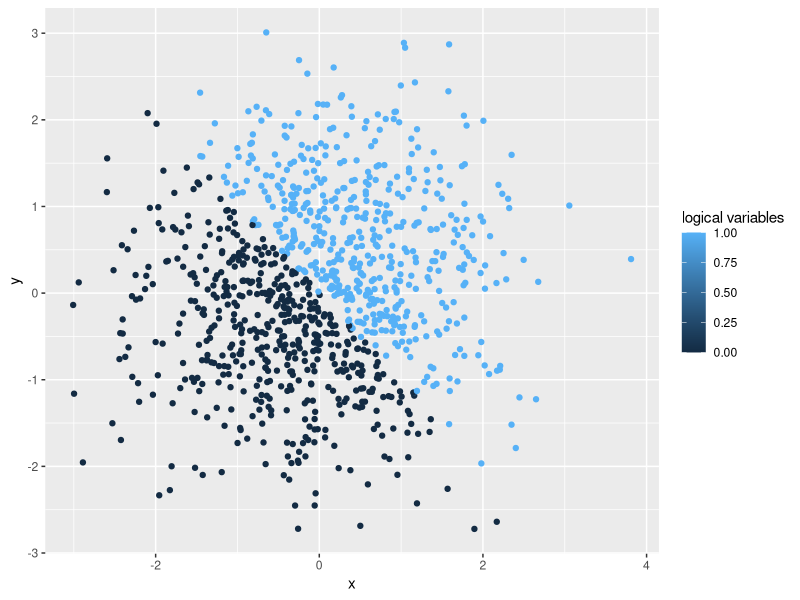
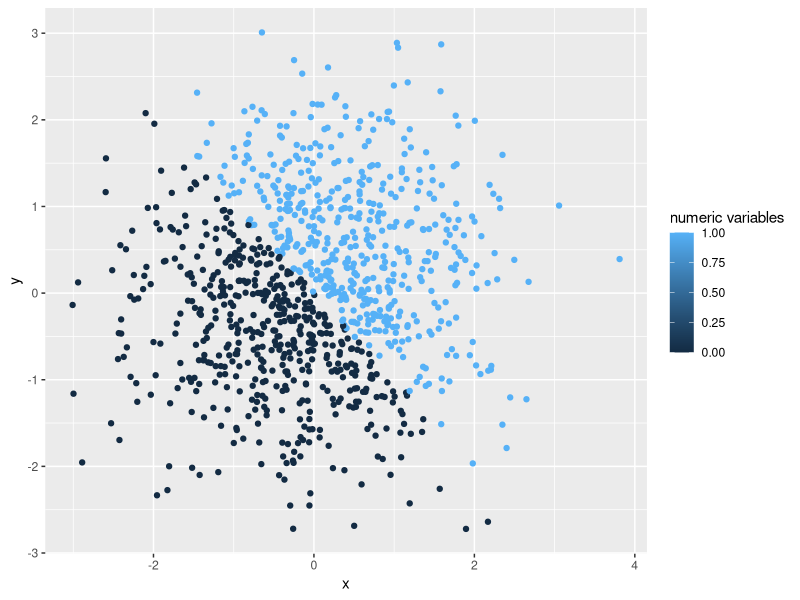
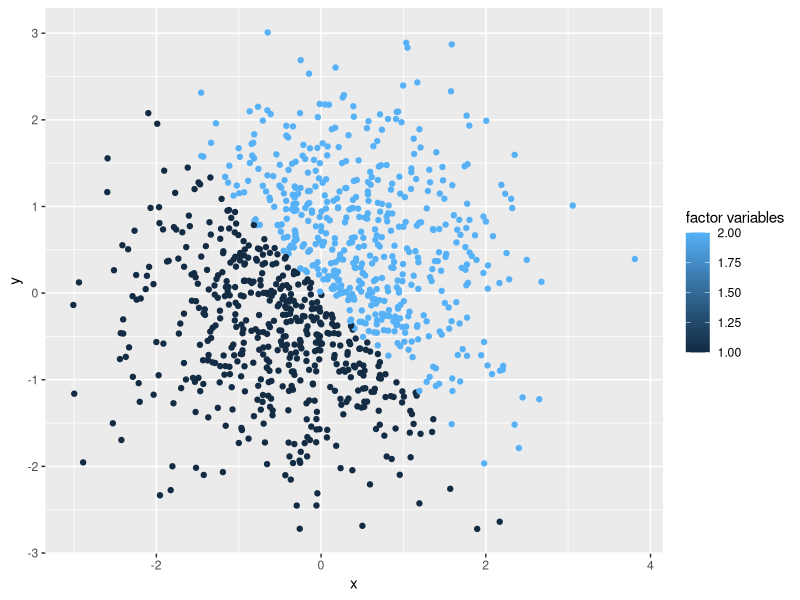
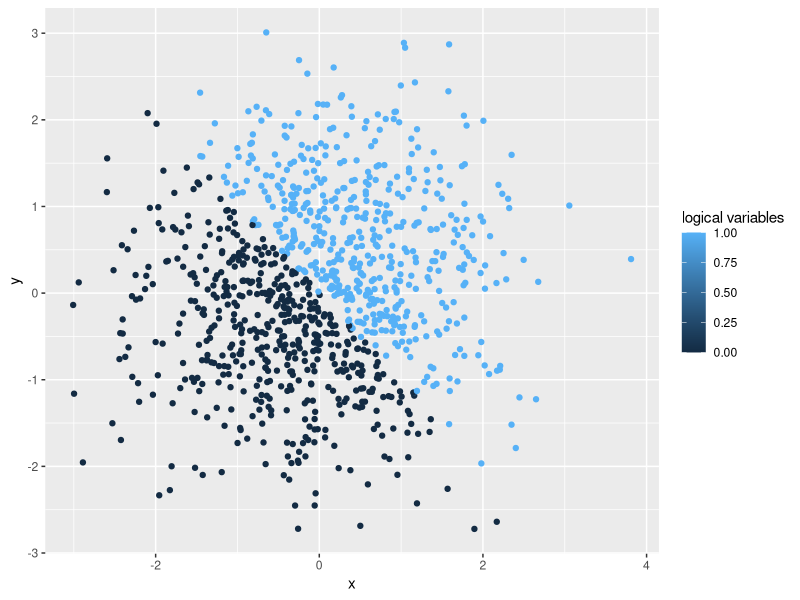

These figures' R source, in order:
## ---- chunk 1
set.seed(1)
random_sample = runif(10,0,5)
logic_random_sample = random_sample > 2
char_vec = unlist(strsplit("mynameisYL",""))
fac_char_vec = factor(char_vec, labels = c(1:9))

first_data = cbind(random_sample,logic_random_sample,char_vec,fac_char_vec)
mean_first_data = colMeans(apply(first_data,2,as.numeric))
print(mean_first_data)
## ---- chunk 2
set.seed(1)
x = rnorm(1000)

set.seed(2)
y = rnorm(1000)

logi_xy = (x + y > 0)
num_logi_xy = as.numeric(logi_xy)
fac_num_logi = as.factor(num_logi_xy)

second_data = cbind(x, y , logi_xy , num_logi_xy , fac_num_logi)
## ---- chunk 3
library(ggplot2)
ggplot(data.frame(second_data), aes(x = x, y = y, color = logi_xy)) + geom_point() + labs(color = "logical variables")
ggsave("x-y scatter plot with logi color.png")

ggplot(data.frame(second_data), aes(x = x, y = y, color = num_logi_xy)) + geom_point() + labs(color = "numeric variables")  
ggplot(data.frame(second_data), aes(x = x, y = y, color = fac_num_logi)) + geom_point() + labs(color = "factor variables") 
